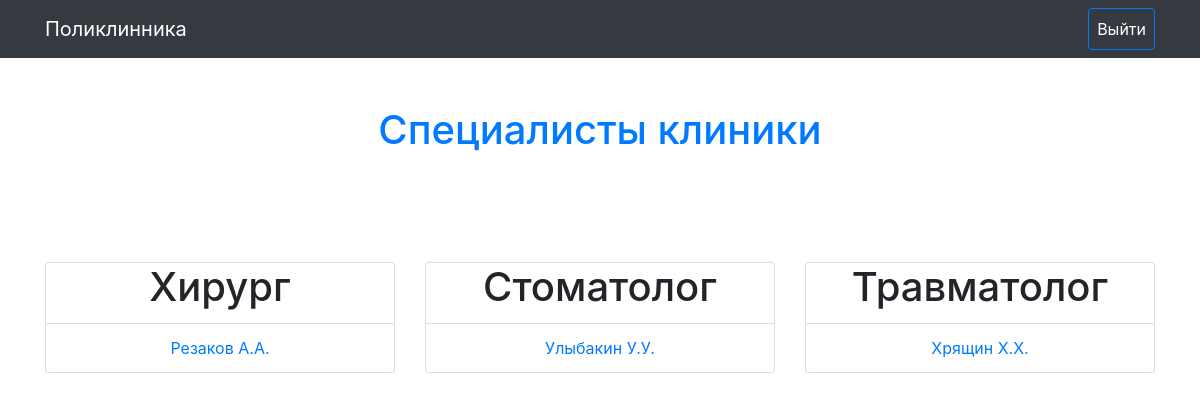
Screenshot of /doctors/ (signed in) with the database file from the repository.
### registration_app/models.py (models this page shows, shortened)
class Specialty(models.Model):
    title = models.CharField(max_length=50, verbose_name='Специальность')
    class Meta:
        verbose_name = 'Специальность'
        verbose_name_plural = 'Специальности'

class Doctors(models.Model):
    specialty = models.ForeignKey(Specialty, verbose_name='Специальность', on_delete=models.CASCADE)
    full_name = models.CharField(max_length=50, verbose_name='ФИО')
    class Meta:
        verbose_name = 'Врач'
        verbose_name_plural = 'Врачи'

### registration_app/views.py (the view)
# urls.py: url(r'^doctors/$', views.doctors, name='doctors'),
def doctors(request):
    if request.user.is_authenticated():
        context = {
            'doctors': Doctors.objects.all().order_by('specialty'),
            'specialty': Specialty.objects.all().order_by('id'),
            'btn_title': 'Выйти',
            'url_btn': reverse('registration:user_logout'),
            'title_page': 'Специалисты клиники',
        }
        return render(request, 'registration_app/doctors.html', context)
    return redirect('registration:user_login')

### templates/registration_app/doctors.html (shortened to what this page needs)
{% extends 'registration_app/base.html' %}
{% load staticfiles %}
{% block content %}
  <div class="py-5 text-center">
    <div class="container">
      <div class="row">
        {% for spec in specialty %}
        <div class="col-md-4">
          <div class="card my-1">
            <div class="card-block text-center">
              <h1 class="card-title">{{ spec.title }}</h1>
            </div>
            <ul class="list-group list-group-flush">
              {% for doctor in doctors %}
              {% if spec.id == doctor.specialty_id %}
              <li class="list-group-item">
                <a class="card-link" href="{% url 'registration:schedule' doctor.id %}">{{ doctor.full_name }}</a>
              </li>
              {% endif %}
              {% endfor %}
            </ul>
          </div>
        </div>
        {% endfor %}
      </div>
    </div>
  </div>
{% endblock %}

### rows the page displays
Specialty: title "Хирург"
Doctors: full_name "Резаков А.А."
Specialty: title "Стоматолог"
Doctors: full_name "Улыбакин У.У."
Specialty: title "Травматолог"
Doctors: full_name "Хрящин Х.Х."

### other values shown
{{ btn_title }} "Выйти"
{{ title_page }} "Специалисты клиники"
